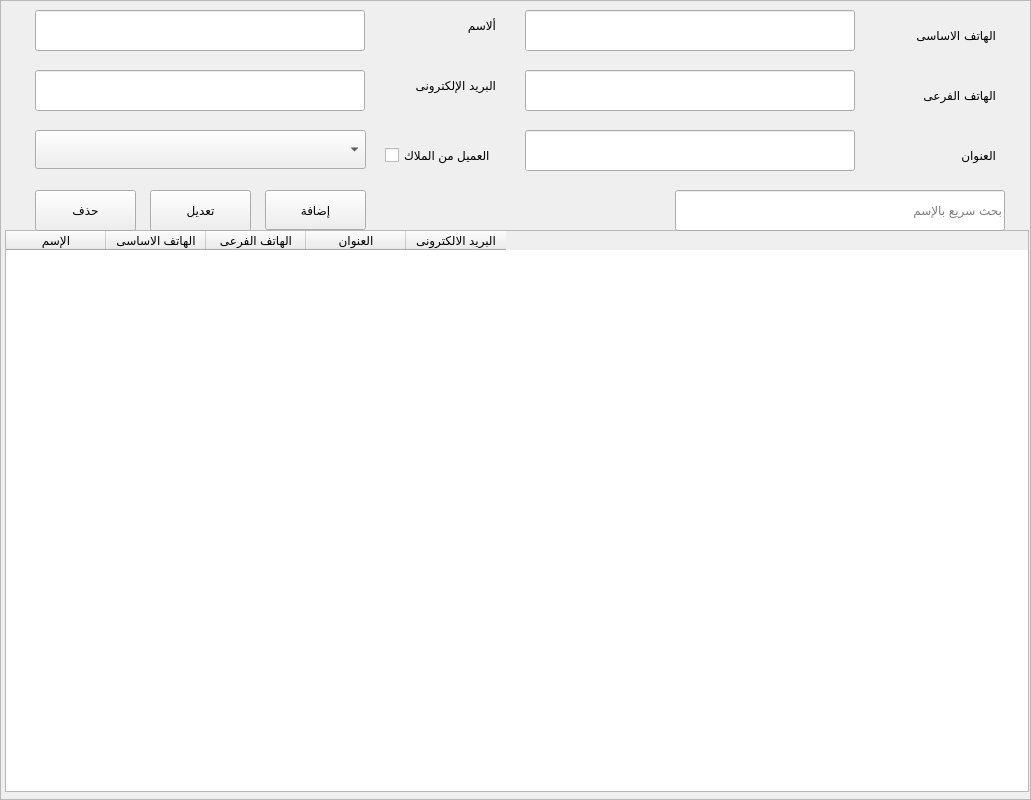
  <widget class="QFrame" name="Frame_Clients">
   <property name="geometry">
    <rect>
     <x>0</x>
     <y>0</y>
     <width>1031</width>
     <height>800</height>
    </rect>
   </property>
   <property name="frameShape">
    <enum>QFrame::StyledPanel</enum>
   </property>
   <property name="frameShadow">
    <enum>QFrame::Raised</enum>
   </property>
   <widget class="QFrame" name="Frame_Clients_Info">
    <property name="geometry">
     <rect>
      <x>0</x>
      <y>0</y>
      <width>1031</width>
      <height>800</height>
     </rect>
    </property>
    <property name="frameShape">
     <enum>QFrame::StyledPanel</enum>
    </property>
    <property name="frameShadow">
     <enum>QFrame::Raised</enum>
    </property>
    <widget class="QLabel" name="label_272">
     <property name="geometry">
      <rect>
       <x>865</x>
       <y>80</y>
       <width>131</width>
       <height>31</height>
      </rect>
     </property>
     <property name="font">
      <font>
       <family>simplified arabic</family>
      </font>
     </property>
     <property name="text">
      <string>الهاتف الفرعى</string>
     </property>
    </widget>
    <widget class="QLineEdit" name="lineEdit_4">
     <property name="geometry">
      <rect>
       <x>525</x>
       <y>70</y>
       <width>330</width>
       <height>41</height>
      </rect>
     </property>
     <property name="font">
      <font>
       <family>simplified arabic</family>
      </font>
     </property>
    </widget>
    <widget class="QLineEdit" name="lineEdit_2">
     <property name="geometry">
      <rect>
       <x>35</x>
       <y>10</y>
       <width>330</width>
       <height>41</height>
      </rect>
     </property>
     <property name="font">
      <font>
       <family>simplified arabic</family>
      </font>
     </property>
    </widget>
    <widget class="QLabel" name="label_3">
     <property name="geometry">
      <rect>
       <x>375</x>
       <y>10</y>
       <width>121</width>
       <height>31</height>
      </rect>
     </property>
     <property name="font">
      <font>
       <family>simplified arabic</family>
      </font>
     </property>
     <property name="text">
      <string>ألاسم</string>
     </property>
    </widget>
    <widget class="QTableWidget" name="tableWidget">
     <property name="geometry">
      <rect>
       <x>5</x>
       <y>230</y>
       <width>1024</width>
       <height>562</height>
      </rect>
     </property>
     <column>
      <property name="text">
       <string>الإسم</string>
      </property>
     </column>
     <column>
      <property name="text">
       <string>الهاتف الاساسى</string>
      </property>
     </column>
     <column>
      <property name="text">
       <string>الهاتف الفرعى</string>
      </property>
     </column>
     <column>
      <property name="text">
       <string>العنوان</string>
      </property>
     </column>
     <column>
      <property name="text">
       <string>البريد الالكترونى</string>
      </property>
     </column>
    </widget>
    <widget class="QLineEdit" name="lineEdit">
     <property name="geometry">
      <rect>
       <x>525</x>
       <y>10</y>
       <width>330</width>
       <height>41</height>
      </rect>
     </property>
     <property name="font">
      <font>
       <family>simplified arabic</family>
      </font>
     </property>
    </widget>
    <widget class="QPushButton" name="btn_add_client">
     <property name="geometry">
      <rect>
       <x>265</x>
       <y>190</y>
       <width>101</width>
       <height>40</height>
      </rect>
     </property>
     <property name="font">
      <font>
       <family>simplified arabic</family>
      </font>
     </property>
     <property name="cursor">
      <cursorShape>PointingHandCursor</cursorShape>
     </property>
     <property name="text">
      <string>إضافة</string>
     </property>
    </widget>
    <widget class="QCheckBox" name="checkBox_52">
     <property name="geometry">
      <rect>
       <x>385</x>
       <y>140</y>
       <width>121</width>
       <height>31</height>
      </rect>
     </property>
     <property name="layoutDirection">
      <enum>Qt::LeftToRight</enum>
     </property>
     <property name="text">
      <string>العميل من الملاك</string>
     </property>
    </widget>
    <widget class="QLineEdit" name="lineEdit_200">
     <property name="geometry">
      <rect>
       <x>525</x>
       <y>130</y>
       <width>330</width>
       <height>41</height>
      </rect>
     </property>
     <property name="font">
      <font>
       <family>simplified arabic</family>
      </font>
     </property>
    </widget>
    <widget class="QPushButton" name="btn_remove_client">
     <property name="geometry">
      <rect>
       <x>35</x>
       <y>190</y>
       <width>101</width>
       <height>41</height>
      </rect>
     </property>
     <property name="font">
      <font>
       <family>simplified arabic</family>
      </font>
     </property>
     <property name="cursor">
      <cursorShape>PointingHandCursor</cursorShape>
     </property>
     <property name="text">
      <string>حذف</string>
     </property>
    </widget>
    <widget class="QLabel" name="label">
     <property name="geometry">
      <rect>
       <x>875</x>
       <y>20</y>
       <width>121</width>
       <height>31</height>
      </rect>
     </property>
     <property name="font">
      <font>
       <family>simplified arabic</family>
      </font>
     </property>
     <property name="text">
      <string>الهاتف الاساسى</string>
     </property>
    </widget>
    <widget class="QComboBox" name="comboBox">
     <property name="geometry">
      <rect>
       <x>35</x>
       <y>130</y>
       <width>331</width>
       <height>39</height>
      </rect>
     </property>
    </widget>
    <widget class="QLabel" name="label_4">
     <property name="geometry">
      <rect>
       <x>375</x>
       <y>70</y>
       <width>121</width>
       <height>31</height>
      </rect>
     </property>
     <property name="font">
      <font>
       <family>simplified arabic</family>
      </font>
     </property>
     <property name="text">
      <string>البريد الإلكترونى</string>
     </property>
    </widget>
    <widget class="QLineEdit" name="lineEdit_5">
     <property name="geometry">
      <rect>
       <x>675</x>
       <y>190</y>
       <width>330</width>
       <height>41</height>
      </rect>
     </property>
     <property name="font">
      <font>
       <family>simplified arabic</family>
      </font>
     </property>
     <property name="layoutDirection">
      <enum>Qt::RightToLeft</enum>
     </property>
     <property name="styleSheet">
      <string notr="true">padding-right:10%;</string>
     </property>
     <property name="placeholderText">
      <string>بحث سريع بالإسم</string>
     </property>
    </widget>
    <widget class="QLineEdit" name="lineEdit_3">
     <property name="geometry">
      <rect>
       <x>35</x>
       <y>70</y>
       <width>330</width>
       <height>41</height>
      </rect>
     </property>
     <property name="font">
      <font>
       <family>simplified arabic</family>
      </font>
     </property>
     <property name="styleSheet">
      <string notr="true"/>
     </property>
    </widget>
    <widget class="QLabel" name="label_2">
     <property name="geometry">
      <rect>
       <x>875</x>
       <y>140</y>
       <width>121</width>
       <height>31</height>
      </rect>
     </property>
     <property name="font">
      <font>
       <family>simplified arabic</family>
      </font>
     </property>
     <property name="text">
      <string>العنوان</string>
     </property>
    </widget>
    <widget class="QPushButton" name="btn_edit_client">
     <property name="geometry">
      <rect>
       <x>150</x>
       <y>190</y>
       <width>101</width>
       <height>41</height>
      </rect>
     </property>
     <property name="font">
      <font>
       <family>simplified arabic</family>
      </font>
     </property>
     <property name="cursor">
      <cursorShape>PointingHandCursor</cursorShape>
     </property>
     <property name="text">
      <string>تعديل</string>
     </property>
    </widget>
   </widget>
   <widget class="QFrame" name="Frame_Clients_Reports">
    <property name="geometry">
     <rect>
      <x>0</x>
      <y>0</y>
      <width>0</width>
      <height>800</height>
     </rect>
    </property>
    <property name="frameShape">
     <enum>QFrame::StyledPanel</enum>
    </property>
    <property name="frameShadow">
     <enum>QFrame::Raised</enum>
    </property>
   </widget>
  </widget>
